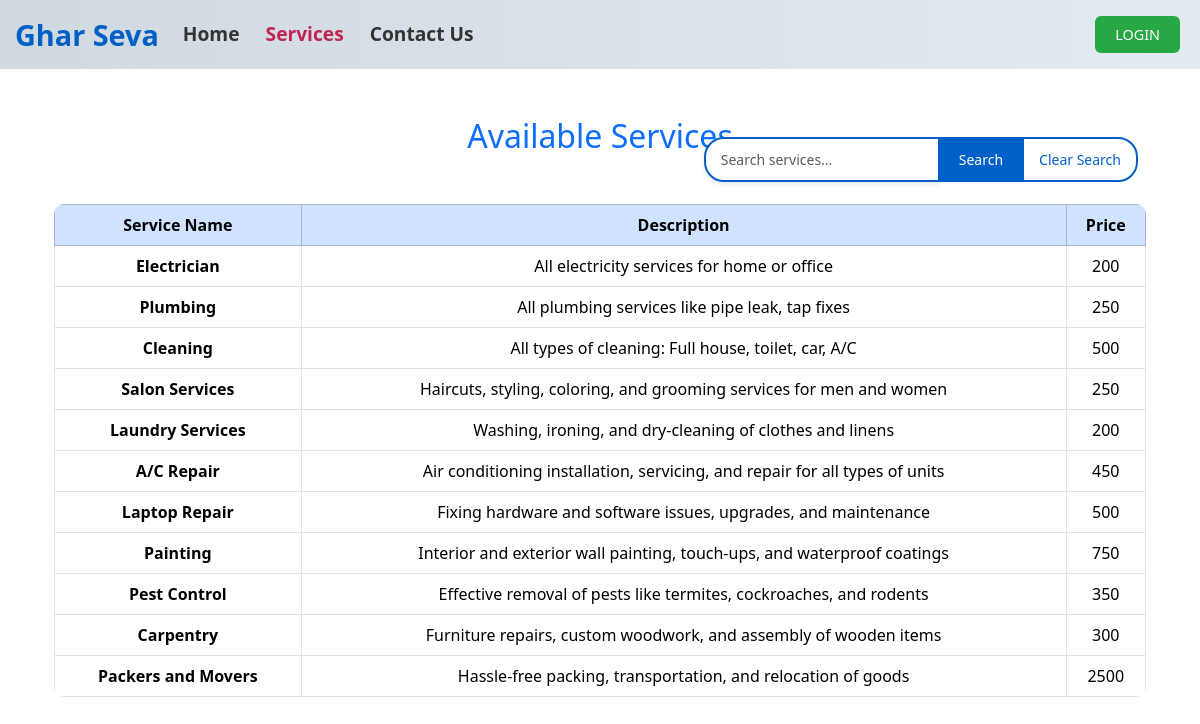
/services, run on the app's committed database.
### models.py (models this page shows)
class Services(db.Model):
    __tablename__ = 'services'
    service_id = db.Column(db.Integer, primary_key=True, autoincrement=True)
    service_name = db.Column(db.String(150), nullable=False)
    description = db.Column(db.String(300), nullable=False)
    base_price = db.Column(db.Integer, nullable=False)

### app.py (the view)
@app.route('/services', methods=['GET'])
def show_services():
    search_query = request.args.get('search', '').strip()  # Get the search query from URL parameters
    if search_query:
        all_services = Services.query.filter(
            Services.service_name.ilike(f"%{search_query}%") |
            Services.description.ilike(f"%{search_query}%")
        ).all()
    else:
        all_services = Services.query.all()
    return render_template(
        '/guest/services.html',
        services=all_services,
        search_query=search_query
    )

### templates/guest/services.html (shortened to what this page needs)
{% extends 'base.html' %}
{% block content %}
    <div class="container mt-5">
        <h2 class="text-center text-primary mb-4">Available Services</h2>
        <form action="/services" method="GET" class="search-form">
            <div class="input-group">
                <input type="text" class="form-control search-input" name="search"
                       placeholder="Search services..."
                       value="{{ search_query }}" aria-label="Search services">
                <button type="submit" class="btn btn-primary search-btn">Search</button>
                <a href="/services" class="clear-search-btn">Clear Search</a>
            </div>
        </form>
        <table class="table table-bordered mt-5">
            <thead class="table-primary">
                <tr>
                    <th>Service Name</th>
                    <th>Description</th>
                    <th>Price</th>
                </tr>
            </thead>
            <tbody>
                {% for service in services %}
                <tr>
                    <td><strong>{{ service.service_name }}</strong></td>
                    <td>{{ service.description }}</td>
                    <td>{{ service.base_price }}</td>
                </tr>
                {% else %}
                <tr>
                    <td colspan="3" class="text-center">No services found.</td>
                </tr>
                {% endfor %}
            </tbody>
        </table>
    </div>
{% endblock %}

### templates/base.html (shortened to what this page needs)
<!DOCTYPE html>
<html lang="en">
<head>
    <link href="https://cdn.jsdelivr.net/npm/bootstrap@5.3.2/dist/css/bootstrap.min.css" rel="stylesheet">
</head>
<body>
    <nav class="navbar navbar-expand-lg navbar-light">
        <a class="navbar-brand" href="/">Ghar Seva</a>
        <div class="collapse navbar-collapse" id="navbarNav">
            <ul class="navbar-nav">
                {% for label, link in navbar_options.items() %}
                    <li class="nav-item">
                        <a class="nav-link {% if request.path == link %}active{% endif %}" href="{{ link }}">{{ label|safe }}</a>
                    </li>
                {% endfor %}
            </ul>
            <div class="ms-auto">
                {% if session['username'] %}
                    <span class="navbar-text me-3">Welcome, {{ session['username'] }}!</span>
                    <a class="btn btn-danger ms-2" href="/logout">LOGOUT</a>
                {% else %}
                    <a class="btn btn-success ms-2" href="/login">LOGIN</a>
                {% endif %}
            </div>
        </div>
    </nav>
    <div class="container mt-4">
        {% block content %}
        {% endblock %}
    </div>
</body>
</html>

### templates/base.html (style rules this page uses)
.navbar-brand { font-size: 1.8rem; font-weight: bold; color: #0060c7; padding-left: 15px; }
.navbar { background: linear-gradient(to right, #cfd9df, #e2ebf0); }
.navbar-nav .nav-link { font-size: 1.2rem; font-weight: 600; color: #333; margin-right: 10px; transition: color 0.3s ease, transform 0.2s ease; text-decoration: none; }
.navbar-nav .nav-link.active { color: #bf2452 !important; font-weight: bold; text-decoration: none; }
.btn-success { background-color: #28a745 !important; border: none !important; color: white !important; }
.btn { font-size: 0.9rem; padding: 8px 20px; }
.ms-auto { margin-right: 20px; }

### templates/guest/services.html (style rules this page uses)
.search-form { position: absolute; top: 20px; right: 20px; z-index: 10; }
.search-input { border-radius: 20px 0 0 20px; box-shadow: 0px 2px 5px rgba(0, 0, 0, 0.1); padding: 10px 15px; font-size: 14px; width: 250px; border: 2px solid #0060c7; }
.search-btn { border-radius: 0 20px 20px 0; padding: 10px 20px; background-color: #0060c7; color: white; border: none; font-size: 14px; transition: all 0.3s ease; }
.clear-search-btn { font-size: 14px; text-decoration: none; color: #0060c7; padding: 10px 15px; border: 2px solid #0060c7; border-radius: 20px; margin-left: 10px; transition: all 0.3s ease; }
table { background-color: #f9f9f9; border-radius: 10px; overflow: hidden; }
th { text-align: center; background-color: #e8f0fe; font-weight: 600; }
td { vertical-align: middle; text-align: center; }
.container { position: relative; }

### data on the page
Services: service_name "Electrician", description "All electricity services for home or office", base_price "200"
Services: service_name "Plumbing", description "All plumbing services like pipe leak, tap fixes", base_price "250"
Services: service_name "Cleaning", description "All types of cleaning: Full house, toilet, car, A/C", base_price "500"
Services: service_name "Salon Services", description "Haircuts, styling, coloring, and grooming services for men and women", base_price "250"
Services: service_name "Laundry Services", description "Washing, ironing, and dry-cleaning of clothes and linens", base_price "200"
Services: service_name "A/C Repair", description "Air conditioning installation, servicing, and repair for all types of units", base_price "450"
Services: service_name "Laptop Repair", description "Fixing hardware and software issues, upgrades, and maintenance", base_price "500"
Services: service_name "Painting", description "Interior and exterior wall painting, touch-ups, and waterproof coatings", base_price "750"
Services: service_name "Pest Control", description "Effective removal of pests like termites, cockroaches, and rodents", base_price "350"
Services: service_name "Carpentry", description "Furniture repairs, custom woodwork, and assembly of wooden items", base_price "300"
Services: service_name "Packers and Movers", description "Hassle-free packing, transportation, and relocation of goods", base_price "2500"

### other printed values
{{ label|safe }} "Home" "Services" "Contact Us"
